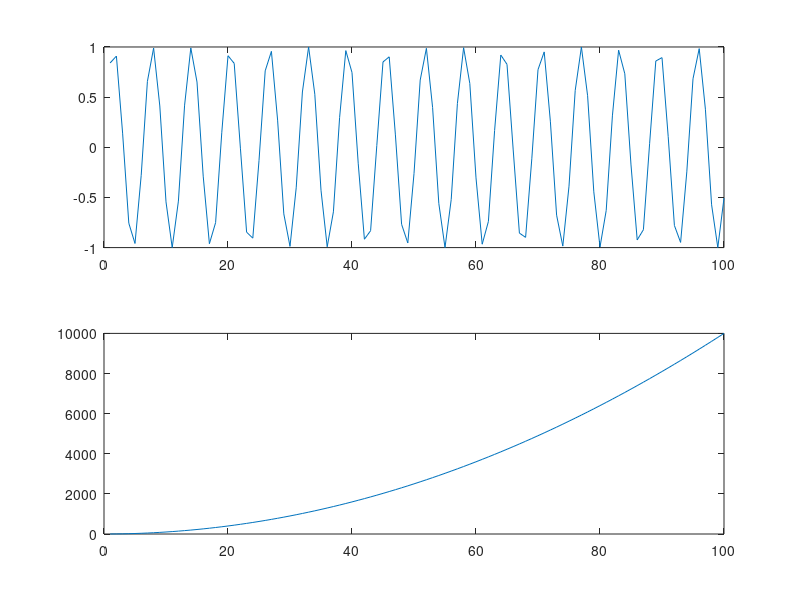

This chart was generated by the following MATLAB code: (Note: this script raises an error after producing the figure.)
%% clean and clear
clc 
close all
clearvars

%% Enregistrement du son
% 
% recObj1 = audiorecorder;
% 
% disp('Start speaking.')
% recordblocking(recObj1, 2);
% disp('End of Recording.');
% 
% %play(recObj1);
% 
% x = getaudiodata(recObj1);
% plot(x)
%%
t = 1:100;

x = sin(t);
noise = randn(numel(x),1);
noise = noise./max(abs(noise));

noise = noise.*max(x);

% y = x + noise';
y = t.^2;
%%

figure
subplot(2,1,1)
plot(x)
subplot(2,1,2)
plot(y)
%% Autocorrelation
% clc 
% close all
% clearvars

% vecteur de test
% x = [-1 0 1 1];

% 
% t = 1:100;
% 
% x = sin(t);
% y = cos(t);

[corr,lag] = correlation(x,x);

figure
plot(lag,corr)

%%

son = corr(1:(numel(corr)/2));

figure
plot(flip(son))
%%
sound(y,8000)